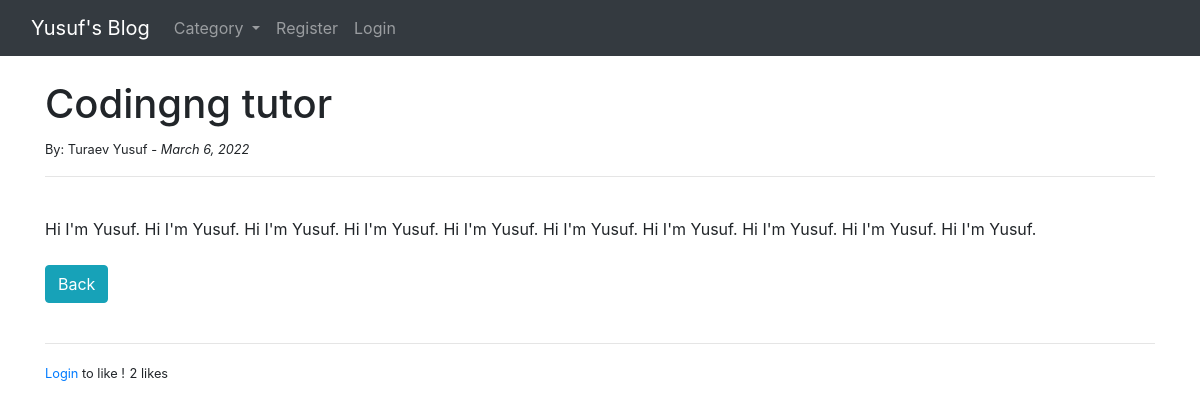
The app's page /article/13, older data.
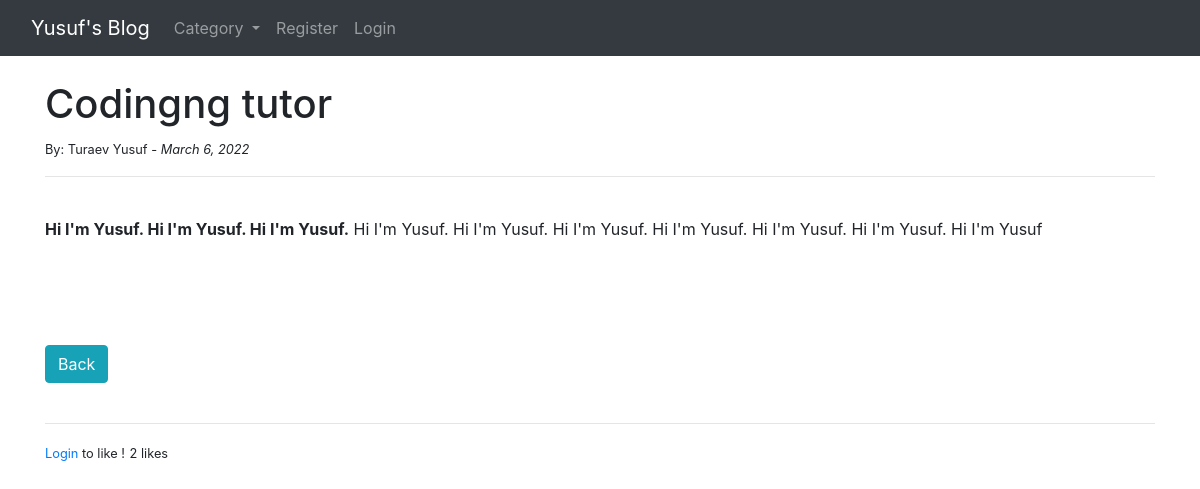
The same page, newer data.
### blog/models.py (models this page shows, shortened)
class Post(models.Model):
    title = models.CharField(max_length=255)
    header_image = models.ImageField(upload_to='images/', null=True, blank=True)
    tag = models.CharField(max_length=255, null=True, blank=True)
    author = models.ForeignKey(User, on_delete=models.CASCADE)
    body = RichTextField(blank=True, null=True)
    post_date = models.DateField(auto_now_add=True)
    category = models.ForeignKey(Category, on_delete=models.CASCADE, null=True, blank=True)
    snippet = models.CharField(max_length=255, default='Click Link Above To Read Blog Post...')
    likes = models.ManyToManyField(User, related_name='blog_posts')
    def total_likes(self):
        return self.likes.count()

### blog/views.py (the view)
# urls.py: path('article/<int:pk>', ArticleDetailView.as_view(), name="article-detail"),
class ArticleDetailView(DetailView):
    model = Post
    template_name = "blog/article_details.html"
    context_object_name = "post"
    def get_context_data(self, *args, **kwargs):
        cat_menu = Category.objects.all()
        context = super(ArticleDetailView, self).get_context_data(**kwargs)
        stuff = get_object_or_404(Post, id=self.kwargs['pk'])
        total_likes = stuff.total_likes()
        liked = False
        if stuff.likes.filter(id=self.request.user.id).exists():
            liked = True
        context["cat_menu"] = cat_menu
        context["total_likes"] = total_likes
        context["liked"] = liked
        return context

### blog/models.py (called while the page is built)
    def __str__(self):
        return self.name

### blog/templates/blog/article_details.html (shortened to what this page needs)
{% extends "base.html" %}
{% block content %}
    <h1>{{ post.title }}</h1>
    <small>By: {{ post.author.first_name }} {{ post.author.last_name }} - <span><i>{{ post.post_date }}</i></span>
    </small><br>
    <hr>
    <br>
    {{ post.body|safe }}
    <br>
    <br>
    <a href="{% url 'home' %}" class="btn btn-info">Back</a>
    <br>
    <br>
    <hr>
    {% if user.is_authenticated %}
        <form action="{% url 'like_post' post.pk %}" method="post">
            {% csrf_token %}
            {% if liked %}
                <button type="submit" name="post_id" value="{{ post.id }}" class="btn btn-danger btn-sm">Unlike</button>
            {% else %}
                <button type="submit" name="post_id" value="{{ post.id }}" class="btn btn-primary btn-sm">Like</button>
            {% endif %}
        </form>
    {% else %}
        <small><a href="{% url 'login' %}">Login</a> to like !</small>
    {% endif %}
    <small>{{ total_likes }} likes</small>
{% endblock %}

### blog/templates/base.html (shortened to what this page needs)
<!doctype html>
<html lang="en">
<head>
    <link rel="stylesheet" href="https://cdn.jsdelivr.net/npm/bootstrap@4.0.0/dist/css/bootstrap.min.css"
>
</head>
<body>
{% include 'navbar.html' %}
<div class="container">
    <br>
    {% block content %}
    {% endblock %}
</div>
</body>
</html>

### blog/templates/navbar.html (shortened to what this page needs)
<nav class="navbar navbar-expand-lg navbar-dark bg-dark">
    <div class="container-fluid">
        <a class="navbar-brand" href="{% url 'home' %}">Yusuf's Blog</a>
        <div class="collapse navbar-collapse" id="navbarSupportedContent">
            <ul class="navbar-nav me-auto mb-2 mb-lg-0">
                {% if cat_menu %}
                    <li class="nav-item dropdown">
                        <a class="nav-link dropdown-toggle" href="#" id="navbarDropdown" role="button"
                           data-toggle="dropdown" aria-haspopup="true" aria-expanded="false">
                            Category
                        </a>
                    </li>
                {% endif %}
                {% if user.is_authenticated %}
                    <li class="nav-item">
                        <a class="nav-link" href="{% url 'add_post' %}">Add Post</a>
                    </li>
                    <li class="nav-item">
                        <a class="nav-link" href="{% url 'add_category' %}">Add Category</a>
                    </li>
                    <li class="nav-item">
                        <a class="nav-link" href="{% url 'edit_profile' %}">Edit Profile</a>
                    </li>
                    <li class="nav-item">
                        <a class="nav-link" href="{% url 'logout' %}">Logout</a>
                    </li>
                {% else %}
                    <li class="nav-item">
                        <a class="nav-link" href="{% url 'register' %}">Register</a>
                    </li>
                    <li class="nav-item">
                        <a class="nav-link" href="{% url 'login' %}">Login</a>
                    </li>
                {% endif %}
            </ul>
        </div>
    </div>
</nav>

Row changes from the older to the newer data that the page shows:
changed Post "Codingng tutor": body "Hi I'm Yusuf. Hi I'm Yusuf. Hi I'm Yusuf. Hi I'm Yusuf. Hi I'm Yusuf. Hi I'm Yusuf. Hi I'm Yusuf. Hi I'm Yusuf. Hi I'm Yusuf. Hi I'm Yusuf." → "Hi I'm Yusuf. Hi I'm Yusuf. Hi I'm Yusuf. Hi I'm Yusuf. Hi I'm Yusuf. Hi I'm Yusuf. Hi I'm Yusuf. Hi I'm Yusuf. Hi I'm Yusuf. Hi I'm Yusuf"
